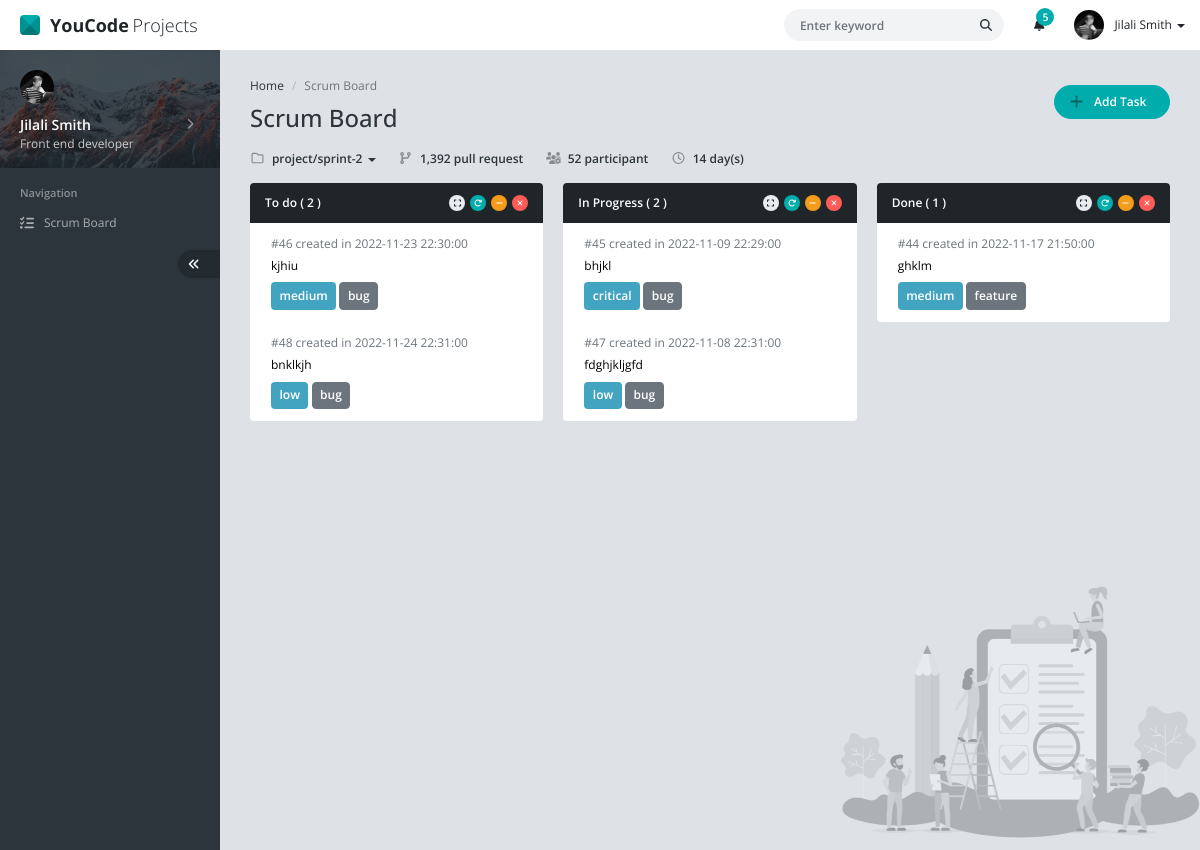
The page / on the database its author committed.
### tables this page shows
CREATE TABLE `tasks` (
  `id` int(11) NOT NULL,
  `title` varchar(255) NOT NULL,
  `task_datetime` datetime DEFAULT NULL,
  `description` text DEFAULT NULL,
  `type_id` int(11) NOT NULL,
  `priority_id` int(11) NOT NULL,
  `status_id` int(11) NOT NULL
);

CREATE TABLE `priorities` (
  `id` int(11) NOT NULL,
  `name` varchar(255) NOT NULL
);

CREATE TABLE `types` (
  `id` int(222) NOT NULL,
  `name` varchar(222) NOT NULL
);

### scripts.php (the view, shortened to what this page needs)
<?php
    function getTasks($task_status)
    {
        require "database.php";
        $request="SELECT tasks.*,statuses.name AS status_name , types.name AS types_name , priorities.name AS priority_name  FROM tasks INNER join statuses on statuses.id=tasks.status_id INNER join priorities on priorities.id=tasks.priority_id INNER join types on types.id=tasks.type_id WHERE tasks.status_id=$task_status";
        $execution=mysqli_query($connect,$request);
        while($data= mysqli_fetch_assoc($execution)){
            ?>
            <button id="<?php echo$data["id"]; ?>" data-status="<?php echo$data['status_id']; ?>" method="get" type="button" data-bs-toggle="modal" data-bs-target="#modal-task"  class="w-100 border-0 mb-1 bg-white d-flex " onclick="showmodal(<?php echo$data['id'];?>);card_infos(<?php echo$data['id'];?>);">
            <div class="p-2">
            </div>
            <div class="d-flex flex-column text-start py-2">
                <div class="d-flex flex-column text-start">
                    <div data="<?php echo$data['task_datetime']; ?>" class="text-gray-600 mb-1">#<?php echo$data['id'];?> created in <?php echo$data['task_datetime']; ?> </div>
                    <div data="<?php echo$data['description']; ?> " class="mb-2 text-truncate" style="max-width: 16rem;" title=""><?php echo$data['description']; ?> </div>
                </div>
               <div class="">
                    <span data="<?php echo$data['priority_id']; ?>" class="btn rounded px-2 py-1 text-white bg-cyan-600"> <?php echo$data['priority_name']; ?> </span>
                    <span data="<?php echo$data['type_id']; ?>" class="btn btn-secondary rounded px-2 py-1"><?php echo$data['types_name']; ?> </span>
                </div>
            </div>
        </button>
<?php
}?>
<?php
  }
?>

### index.php (shortened to what this page needs)
<?php
    include('scripts.php');
?>
<!DOCTYPE html>
<html lang="en" >
<head>
	<link href="assets/css/vendor.min.css" rel="stylesheet" />
	<link href="assets/css/default/app.min.css" rel="stylesheet" />
</head>
<body>
	<div id="app" class="app app-header-fixed app-sidebar-fixed">
		<div id="header" class="app-header">
			<div class="navbar-header">
				<a href="index.html" class="navbar-brand"><span class="navbar-logo"></span> <b class="me-1">YouCode</b> Projects</a>
			</div>
			<div class="navbar-nav">
				<div class="navbar-item navbar-form">
					<form action="scripts.php" method="POST" name="search">
						<div class="form-group">
							<input type="text" class="form-control" placeholder="Enter keyword" />
							<button type="submit" class="btn btn-search"><i class="fa fa-search"></i></button>
						</div>
					</form>
				</div>
				<div class="navbar-item dropdown">
					<a href="#" data-bs-toggle="dropdown" class="navbar-link dropdown-toggle icon">
						<span class="badge">5</span>
					</a>
				</div>
				<div class="navbar-item navbar-user dropdown">
					<a href="#" class="navbar-link dropdown-toggle d-flex align-items-center" data-bs-toggle="dropdown">
						<img src="assets/img/user/user-13.jpg" alt="" />
						<span>
							<span class="d-none d-md-inline">Jilali Smith</span>
							<b class="caret"></b>
						</span>
					</a>
				</div>
			</div>
		</div>
		<div id="sidebar" class="app-sidebar">
			<div class="app-sidebar-content" data-scrollbar="true" data-height="100%">
				<div class="menu">
					<div class="menu-profile">
						<a href="javascript:;" class="menu-profile-link" data-toggle="app-sidebar-profile" data-target="#appSidebarProfileMenu">
							<div class="menu-profile-cover with-shadow"></div>
							<div class="menu-profile-image">
								<img src="assets/img/user/user-13.jpg" alt="" />
							</div>
							<div class="menu-profile-info">
								<div class="d-flex align-items-center">
									<div class="flex-grow-1">
										Jilali Smith
									</div>
									<div class="menu-caret ms-auto"></div>
								</div>
								<small>Front end developer</small>
							</div>
						</a>
					</div>
					<div class="menu-header">Navigation</div>
					<div class="menu-item">
						<a href="index.html" class="menu-link">
							<div class="menu-icon">
								<i class="fa fa-list-check"></i>
							</div>
							<div class="menu-text">Scrum Board</div>
						</a>
					</div>
					<div class="menu-item d-flex">
						<a href="javascript:;" class="app-sidebar-minify-btn ms-auto" data-toggle="app-sidebar-minify"><i class="fa fa-angle-double-left"></i></a>
					</div>
				</div>
			</div>
		</div>
		<div id="content" class="app-content" style="min-height: 100vh; background: url(assets/img/cover/cover-scrum-board.png) no-repeat fixed; background-size: 360px; background-position: right bottom;">
			<div class="d-flex align-items-center mb-3">
				<div>
					<ol class="breadcrumb">
						<li class="breadcrumb-item"><a href="javascript:;">Home</a></li>
						<li class="breadcrumb-item active">Scrum Board </li>
					</ol>
					<h1 class="page-header mb-0">
						Scrum Board
					</h1>
				</div>
				<div class="ms-auto">
				<a href="#modal-task" data-bs-toggle="modal" class="btn btn-success btn-rounded px-4 rounded-pill" ><i class="fa fa-plus fa-lg me-2 ms-n2 text-success-900"></i> Add Task</a>
				</div>
			</div>
			<div class="mb-3 d-md-flex fw-bold">
				<div class="dropdown-toggle">
					<a href="#" data-bs-toggle="dropdown" class="text-decoration-none text-dark"><i class="far fa-folder fa-fw text-dark text-opacity-50 me-1"></i> project/sprint-2 <b class="caret"></b></a>
				</div>
				<div class="ms-md-4 mt-md-0 mt-2"><i class="fa fa-code-branch fa-fw me-1 text-dark text-opacity-50"></i> 1,392 pull request</div>
				<div class="ms-md-4 mt-md-0 mt-2"><i class="fa fa-users-cog fa-fw me-1 text-dark text-opacity-50"></i> 52 participant</div>
				<div class="ms-md-4 mt-md-0 mt-2"><i class="far fa-clock fa-fw me-1 text-dark text-opacity-50"></i> 14 day(s)</div>
			</div>
			<div class="row">
				<div class="col-xl-4 col-lg-6">
					<div class="panel panel-inverse">
						<div class="panel-heading">
							<h4 class="panel-title">To do (<span id="to-do-tasks-count">
							<?php
									require "database.php";
									$sql = "SELECT status_id FROM tasks where status_id = 1";
									$results = mysqli_query($connect, $sql);
									$rowcount = mysqli_num_rows($results);
									echo $rowcount;
									?>
							</span>)</h4>
							<div class="panel-heading-btn">
								<a href="javascript:;" class="btn btn-xs btn-icon btn-default" data-toggle="panel-expand"><i class="fa fa-expand"></i></a>
								<a href="javascript:;" class="btn btn-xs btn-icon btn-success" data-toggle="panel-reload"><i class="fa fa-redo"></i></a>
								<a href="javascript:;" class="btn btn-xs btn-icon btn-warning" data-toggle="panel-collapse"><i class="fa fa-minus"></i></a>
								<a href="javascript:;" class="btn btn-xs btn-icon btn-danger" data-toggle="panel-remove"><i class="fa fa-times"></i></a>
							</div>
						</div>
						<div class="list-group list-group-flush rounded-bottom overflow-hidden panel-body p-0" id="to-do-tasks">
							<?php
                        getTasks(1);
    ?>
						</div>
					</div>
				</div>
				<div class="col-xl-4 col-lg-6">
					<div class="panel panel-inverse">
						<div class="panel-heading">
							<h4 class="panel-title">In Progress (<span id="in-progress-tasks-count">
							<?php
									require "database.php";
									$sql = "SELECT status_id FROM tasks where status_id = 2";
									$results = mysqli_query($connect, $sql);
									$rowcount = mysqli_num_rows($results);
									echo $rowcount;
									?>
							</span>)</h4>
							<div class="panel-heading-btn">
								<a href="javascript:;" class="btn btn-xs btn-icon btn-default" data-toggle="panel-expand"><i class="fa fa-expand"></i></a>
								<a href="javascript:;" class="btn btn-xs btn-icon btn-success" data-toggle="panel-reload"><i class="fa fa-redo"></i></a>
								<a href="javascript:;" class="btn btn-xs btn-icon btn-warning" data-toggle="panel-collapse"><i class="fa fa-minus"></i></a>
								<a href="javascript:;" class="btn btn-xs btn-icon btn-danger" data-toggle="panel-remove"><i class="fa fa-times"></i></a>
							</div>
						</div>
						<div class="list-group list-group-flush rounded-bottom overflow-hidden panel-body p-0" id="in-progress-tasks">
							<?php
                        getTasks(2);
    ?>
						</div>
					</div>
				</div>
				<div class="col-xl-4 col-lg-6">
					<div class="panel panel-inverse">
						<div class="panel-heading">
							<h4 class="panel-title">Done (<span id="done-tasks-count">
							<?php
									require "database.php";
									$sql = "SELECT status_id FROM tasks where status_id = 3";
									$results = mysqli_query($connect, $sql);
									$rowcount = mysqli_num_rows($results);
									echo $rowcount;
									?>
							</span>)</h4>
							<div class="panel-heading-btn">
								<a href="javascript:;" class="btn btn-xs btn-icon btn-default" data-toggle="panel-expand"><i class="fa fa-expand"></i></a>
								<a href="javascript:;" class="btn btn-xs btn-icon btn-success" data-toggle="panel-reload"><i class="fa fa-redo"></i></a>
								<a href="javascript:;" class="btn btn-xs btn-icon btn-warning" data-toggle="panel-collapse"><i class="fa fa-minus"></i></a>
								<a href="javascript:;" class="btn btn-xs btn-icon btn-danger" data-toggle="panel-remove"><i class="fa fa-times"></i></a>
							</div>
						</div>
						<div class="list-group list-group-flush rounded-bottom overflow-hidden panel-body p-0" id="done-tasks">
							<?php
								getTasks(3);
							?>
						</div>
					</div>
				</div>
			</div>
		</div>
	</div>
</body>
</html>

### rows shown on the page
tasks: id "46", task_datetime "2022-11-23 22:30:00", description "kjhiu", priority.name "medium", type.name "bug"
tasks: id "48", task_datetime "2022-11-24 22:31:00", description "bnklkjh", priority.name "low", type.name "bug"
tasks: id "45", task_datetime "2022-11-09 22:29:00", description "bhjkl", priority.name "critical", type.name "bug"
tasks: id "47", task_datetime "2022-11-08 22:31:00", description "fdghjkljgfd", priority.name "low", type.name "bug"
tasks: id "44", task_datetime "2022-11-17 21:50:00", description "ghklm", priority.name "medium", type.name "feature"

### other values the page prints
$rowcount "2"
$rowcount "1"
